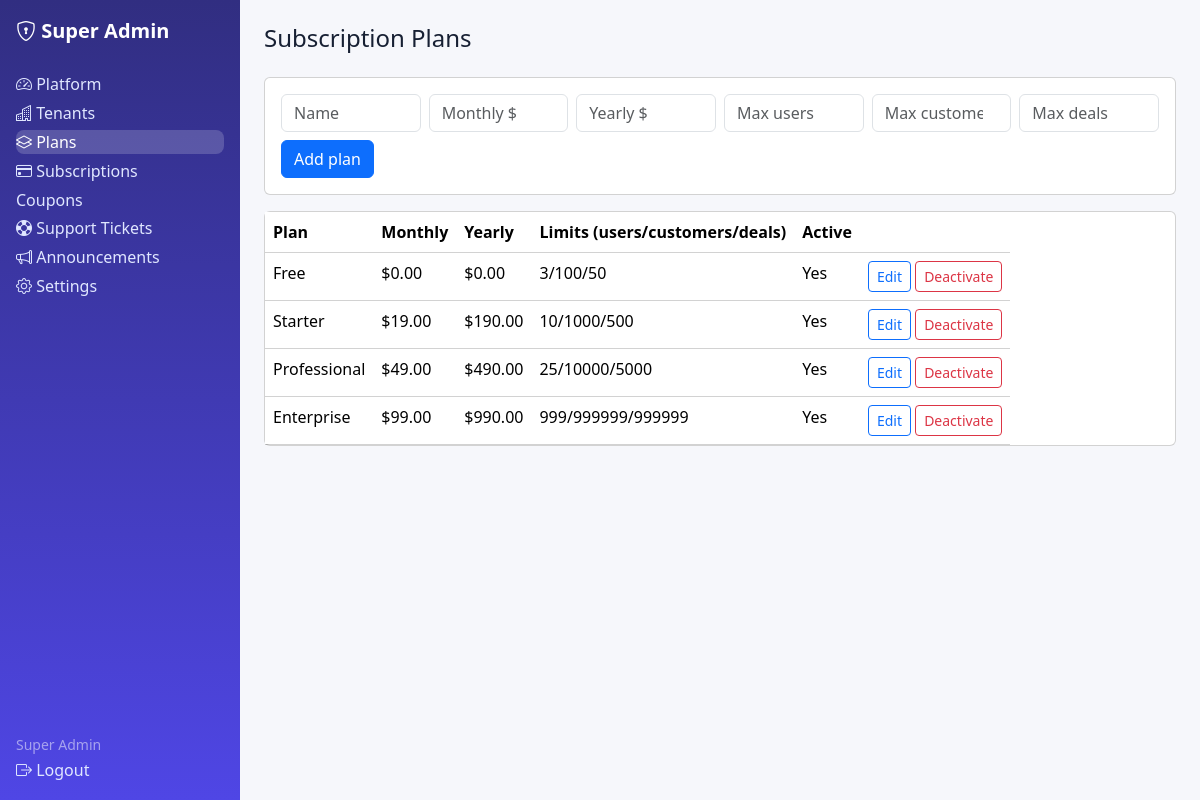
The page /super-admin/plans.php (signed in) on the database its author committed.
### tables this page shows
CREATE TABLE plans (id INT UNSIGNED AUTO_INCREMENT PRIMARY KEY, name VARCHAR(80) NOT NULL, slug VARCHAR(80) NOT NULL UNIQUE, price_monthly DECIMAL(10,2) NOT NULL DEFAULT 0, price_yearly DECIMAL(10,2) NOT NULL DEFAULT 0, max_users INT NOT NULL DEFAULT 3, max_customers INT NOT NULL DEFAULT 100, max_deals INT NOT NULL DEFAULT 50, features TEXT NULL, is_active TINYINT(1) NOT NULL DEFAULT 1, created_at DATETIME NOT NULL DEFAULT CURRENT_TIMESTAMP);

### includes/functions.php (called while the page is built, shortened)
<?php
function e(?string $v): string { return htmlspecialchars($v ?? '', ENT_QUOTES, 'UTF-8'); }
function money($n): string { return '$' . number_format((float)$n, 2); }

### super-admin/plans.php (the view, shortened to what this page needs)
<?php require_once __DIR__ . '/../includes/auth.php'; $user=require_role(['super_admin'], '../auth/login.php'); $pdo=db(); $base='../';
$rows=$pdo->query('SELECT * FROM plans ORDER BY price_monthly')->fetchAll(); $edit=null; if(!empty($_GET['edit'])){$s=$pdo->prepare('SELECT * FROM plans WHERE id=?');$s->execute([(int)$_GET['edit']]);$edit=$s->fetch();}
include __DIR__ . '/header.php'; ?>
<div class="card p-3 mb-3"><form class="row g-2" method="post"><?= csrf_field() ?><input type="hidden" name="id" value="<?= e($edit['id']??'') ?>">
<?php foreach([['name','Name','text'],['price_monthly','Monthly $','number'],['price_yearly','Yearly $','number'],['max_users','Max users','number'],['max_customers','Max customers','number'],['max_deals','Max deals','number']] as [$f,$l,$t]): ?><div class="col-md-2"><input class="form-control" type="<?= $t ?>" step="any" name="<?= $f ?>" placeholder="<?= $l ?>" value="<?= e($edit[$f]??'') ?>" required></div><?php endforeach; ?>
<div class="col-md-12"><button class="btn btn-primary"><?= $edit?'Update':'Add' ?> plan</button></div></form></div>
<table class="table card"><tr><th>Plan</th><th>Monthly</th><th>Yearly</th><th>Limits (users/customers/deals)</th><th>Active</th><th></th></tr>
<?php foreach($rows as $r): ?><tr><td><?= e($r['name']) ?></td><td><?= money($r['price_monthly']) ?></td><td><?= money($r['price_yearly']) ?></td><td><?= $r['max_users'] ?>/<?= $r['max_customers'] ?>/<?= $r['max_deals'] ?></td><td><?= $r['is_active']?'Yes':'No' ?></td>
<td><a class="btn btn-sm btn-outline-primary" href="?edit=<?= $r['id'] ?>">Edit</a> <form method="post" class="d-inline"><button class="btn btn-sm btn-outline-danger">Deactivate</button></form></td></tr><?php endforeach; ?></table>
<?php include __DIR__ . '/footer.php'; ?>

### assets/css/style.css (style rules this page uses)
:root { --brand:#4f46e5;--bg:#f6f7fb;--card:#fff;--text:#172033 }
body { background:var(--bg);color:var(--text);font-family:system-ui,-apple-system,"Segoe UI",Roboto,sans-serif }

### rows shown on the page
plans: name "Free", price_monthly "$0.00", price_yearly "$0.00", max_users "3", max_customers "100", max_deals "50", is_active "Yes"
plans: name "Starter", price_monthly "$19.00", price_yearly "$190.00", max_users "10", max_customers "1000", max_deals "500", is_active "Yes"
plans: name "Professional", price_monthly "$49.00", price_yearly "$490.00", max_users "25", max_customers "10000", max_deals "5000", is_active "Yes"
plans: name "Enterprise", price_monthly "$99.00", price_yearly "$990.00", max_users "999", max_customers "999999", max_deals "999999", is_active "Yes"

### other values the page prints
$l "Platform"
$l "Tenants"
$l "Plans"
$l "Subscriptions"
$l "Coupons"
$l "Support Tickets"
$l "Announcements"
$l "Settings"
current_user()['name'] "Super Admin"
$pageTitle "Subscription Plans"
